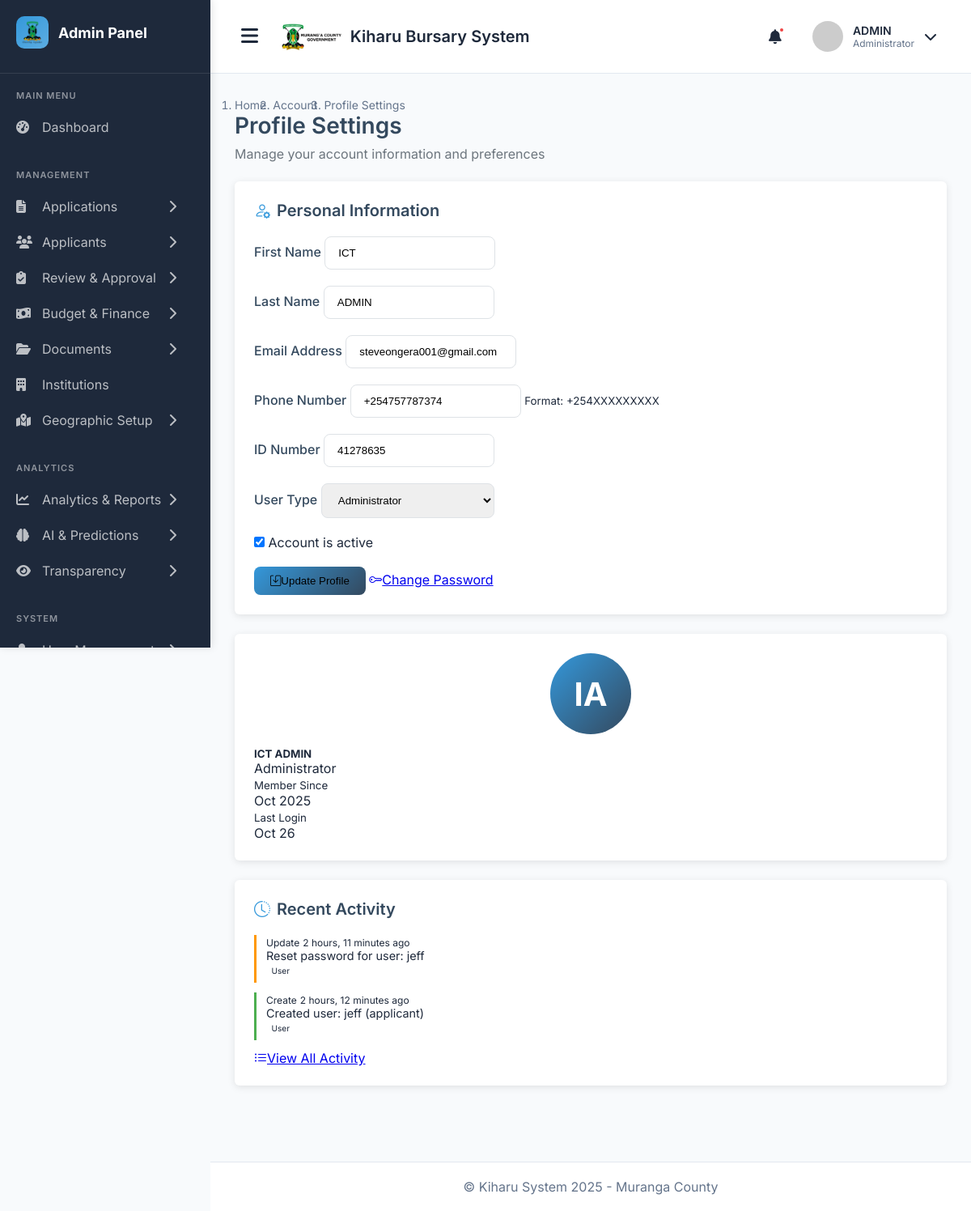
Screenshot of /admin-profile/ (signed in) with the database file from the repository.
### main_application/models.py (models this page shows, shortened)
class User(AbstractUser):
    USER_TYPES = (
        ('applicant', 'Applicant'),
        ('admin', 'Administrator'),
        ('reviewer', 'Application Reviewer'),
        ('finance', 'Finance Officer'),
        ('county_admin', 'County Administrator'),
        ('constituency_admin', 'Constituency Administrator'),
        ('ward_admin', 'Ward Administrator'),
    )
    user_type = models.CharField(max_length=25, choices=USER_TYPES, default='applicant')
    id_number = models.CharField(max_length=20, unique=True, null=True, blank=True)
    phone_regex = RegexValidator(
        regex=r'^\+254\d{9}$',
        message="Phone number must be entered in the format: '+254XXXXXXXXX'. Exactly 12 digits including country code."
    )
    phone_number = models.CharField(validators=[phone_regex], max_length=17, blank=True)

class AuditLog(models.Model):
    ACTION_TYPES = (
        ('create', 'Create'),
        ('update', 'Update'),
        ('delete', 'Delete'),
        ('view', 'View'),
        ('approve', 'Approve'),
        ('reject', 'Reject'),
        ('disburse', 'Disburse'),
        ('login', 'Login'),
        ('logout', 'Logout'),
        ('export', 'Export Data'),
        ('print', 'Print Document'),
    )
    user = models.ForeignKey(
        User,
        on_delete=models.SET_NULL,
        null=True,
        related_name='audit_logs'
    )
    action = models.CharField(max_length=20, choices=ACTION_TYPES)
    table_affected = models.CharField(max_length=100)
    record_id = models.CharField(max_length=100, blank=True, null=True)
    description = models.TextField()
    ip_address = models.GenericIPAddressField()
    user_agent = models.TextField(blank=True, null=True)
    old_values = models.JSONField(blank=True, null=True)
    new_values = models.JSONField(blank=True, null=True)
    timestamp = models.DateTimeField(auto_now_add=True)
    class Meta:
        ordering = ['-timestamp']

### main_application/views.py (the view)
# urls.py: path('admin-profile/', views.admin_profile_settings, name='admin_profile_settings'),
@login_required
@user_passes_test(is_admin_or_staff)
def admin_profile_settings(request):
    user = request.user
    if request.method == 'POST':
        form = AdminProfileForm(request.POST, instance=user)
        if form.is_valid():
            form.save()
            messages.success(request, 'Profile updated successfully!')
            AuditLog.objects.create(
                user=request.user,
                action='update',
                table_affected='User',
                record_id=str(user.id),
                description=f'Updated profile information',
                ip_address=request.META.get('REMOTE_ADDR', '127.0.0.1')
            )
            return redirect('admin_profile_settings')
    else:
        form = AdminProfileForm(instance=user)
    recent_activities = AuditLog.objects.filter(user=user).order_by('-timestamp')[:10]
    context = {
        'form': form,
        'user': user,
        'recent_activities': recent_activities,
        'page_title': 'Profile Settings',
    }
    return render(request, 'admin/profile_settings.html', context)

### main_application/views.py (called while the page is built)
def is_admin_or_staff(user):
    return user.is_authenticated and (user.is_staff or user.user_type in ['admin', 'reviewer', 'finance'])

### templates/admin/profile_settings.html (shortened to what this page needs)
{% extends 'admin_base.html' %}
{% load static %}
{% block content %}
<div class="container-fluid">
    <div class="row">
        <div class="col-12">
            <nav aria-label="breadcrumb">
            <ol class="breadcrumb mb-3">
                <li class="breadcrumb-item">
                <a href="{% url 'admin_dashboard' %}">Home</a>
                </li>
                <li class="breadcrumb-item">
                <a href="#">Account</a>
                </li>
                <li class="breadcrumb-item active" aria-current="page">
                Profile Settings
                </li>
            </ol>
            </nav>
            <div class="page-header">
                <h4 class="page-title">Profile Settings</h4>
                <p class="page-subtitle">Manage your account information and preferences</p>
            </div>
        </div>
    </div>
    <div class="row">
        <div class="col-lg-8">
            <div class="profile-card">
                <h4 class="card-title">
                    <i class="bi bi-person-gear"></i>
                    Personal Information
                </h4>
                <form method="post" class="needs-validation" novalidate>
                    <div class="row">
                        <div class="col-md-6">
                            <div class="form-group">
                                <label class="form-label">First Name</label>
                                {{ form.first_name }}
                            </div>
                        </div>
                        <div class="col-md-6">
                            <div class="form-group">
                                <label class="form-label">Last Name</label>
                                {{ form.last_name }}
                            </div>
                        </div>
                    </div>
                    <div class="row">
                        <div class="col-md-6">
                            <div class="form-group">
                                <label class="form-label">Email Address</label>
                                {{ form.email }}
                            </div>
                        </div>
                        <div class="col-md-6">
                            <div class="form-group">
                                <label class="form-label">Phone Number</label>
                                {{ form.phone_number }}
                                <small class="form-text text-muted">Format: +254XXXXXXXXX</small>
                            </div>
                        </div>
                    </div>
                    <div class="row">
                        <div class="col-md-6">
                            <div class="form-group">
                                <label class="form-label">ID Number</label>
                                {{ form.id_number }}
                            </div>
                        </div>
                        <div class="col-md-6">
                            <div class="form-group">
                                <label class="form-label">User Type</label>
                                {{ form.user_type }}
                            </div>
                        </div>
                    </div>
                    <div class="form-group">
                        <div class="form-check">
                            {{ form.is_active }}
                            <label class="form-check-label" for="{{ form.is_active.id_for_label }}">
                                Account is active
                            </label>
                        </div>
                    </div>
                    <div class="form-actions">
                        <button type="submit" class="btn btn-primary">
                            <i class="bi bi-save me-2"></i>Update Profile
                        </button>
                        <a href="{% url 'admin_security_audit' %}" class="btn btn-outline-secondary ms-2">
                            <i class="bi bi-key me-2"></i>Change Password
                        </a>
                    </div>
                </form>
            </div>
        </div>
        <div class="col-lg-4">
            <div class="profile-card text-center">
                <div class="profile-avatar">
                    {{ user.first_name.0|default:"U" }}{{ user.last_name.0|default:"" }}
                </div>
                <h5>{{ user.first_name }} {{ user.last_name }}</h5>
                <p class="text-muted">{{ user.get_user_type_display }}</p>
                <div class="row text-center">
                    <div class="col-6">
                        <small class="text-muted">Member Since</small>
                        <div class="fw-bold">{{ user.date_joined|date:"M Y" }}</div>
                    </div>
                    <div class="col-6">
                        <small class="text-muted">Last Login</small>
                        <div class="fw-bold">{{ user.last_login|date:"M d" }}</div>
                    </div>
                </div>
            </div>
            <div class="profile-card">
                <h5 class="card-title">
                    <i class="bi bi-clock-history"></i>
                    Recent Activity
                </h5>
                {% if recent_activities %}
                    <div class="activity-scroll-container">
                        {% for activity in recent_activities %}
                            <div class="activity-item {{ activity.action }}">
                                <div class="d-flex justify-content-between">
                                    <small class="fw-bold">{{ activity.get_action_display }}</small>
                                    <small class="text-muted">{{ activity.timestamp|timesince }} ago</small>
                                </div>
                                <div class="text-muted small">
                                    {{ activity.description|truncatechars:50 }}
                                </div>
                                {% if activity.table_affected %}
                                    <small class="badge bg-light text-dark">{{ activity.table_affected }}</small>
                                {% endif %}
                            </div>
                        {% endfor %}
                    </div>
                    <div class="text-center mt-3">
                        <a href="{% url 'admin_security_audit' %}" class="btn btn-sm btn-outline-primary">
                            <i class="bi bi-list-ul me-1"></i>View All Activity
                        </a>
                    </div>
                {% else %}
                    <div class="text-center text-muted py-3">
                        <i class="bi bi-inbox fa-2x mb-2" style="font-size: 2rem;"></i>
                        <p>No recent activity</p>
                    </div>
                {% endif %}
            </div>
        </div>
    </div>
</div>
{% endblock %}

### templates/admin_base.html (style rules this page uses)
* { margin: 0; padding: 0; box-sizing: border-box; }
:root { --primary-color: #3498db; --primary-hover: #2980b9; --sidebar-bg: #1E293B; --sidebar-hover: #334155; --main-bg: #F8FAFC; --card-bg: #FFFFFF; --text-primary: #1E293B; --text-secondary: #64748B; --border-color: #E2E8F0; --success-color: #10B981; --danger-color: #EF4444; --warning-color: #F59E0B; }
body { font-family: 'Inter', sans-serif; background-color: var(--main-bg); color: var(--text-primary); overflow-x: hidden; }
.page-header { margin-bottom: 30px; }
.page-title { font-size: 28px; font-weight: 700; margin-bottom: 8px; }
.breadcrumb { display: flex; gap: 8px; color: var(--text-secondary); font-size: 14px; }
.breadcrumb a { color: var(--text-secondary); text-decoration: none; }

### templates/admin/profile_settings.html (style rules this page uses)
:root { --primary-color: #3498db; --secondary-color: #34495e; }
.profile-card { background: white; border-radius: 6px; box-shadow: 0 2px 10px rgba(0,0,0,0.1); padding: 1.5rem; margin-bottom: 1.5rem; }
.profile-avatar { width: 100px; height: 100px; border-radius: 50%; background: linear-gradient(135deg, var(--primary-color) 0%, var(--secondary-color) 100%); display: flex; align-items: center; justify-content: center; font-size: 2.5rem; color: white; margin: 0 auto 1rem; font-weight: bold; }
.activity-scroll-container { max-height: 300px; overflow-y: auto; padding-right: 5px; }
.activity-item { border-left: 3px solid #e3f2fd; padding-left: 0.75rem; margin-bottom: 0.75rem; padding-bottom: 0.5rem; font-size: 0.9rem; }
.activity-item.create { border-left-color: #4caf50; }
.activity-item.update { border-left-color: #ff9800; }
.form-group { margin-bottom: 1.25rem; }
.btn-primary { background: linear-gradient(135deg, var(--primary-color) 0%, var(--secondary-color) 100%); border: none; border-radius: 8px; padding: 10px 20px; }
.page-header { margin-bottom: 1.5rem; }
.page-title { color: var(--secondary-color); font-weight: 600; }
.page-subtitle { color: #6c757d; font-size: 1rem; }
.card-title { color: var(--secondary-color); font-weight: 600; font-size: 1.25rem; display: flex; align-items: center; margin-bottom: 1.25rem; }
.card-title i { color: var(--primary-color); margin-right: 0.5rem; }
.form-label { font-weight: 500; color: var(--secondary-color); margin-bottom: 0.5rem; }
.form-control, .form-select { border-radius: 8px; padding: 0.75rem 1rem; border: 1px solid #dee2e6; }
.badge { font-size: 0.7em; padding: 0.35em 0.65em; }

### rows the page displays
User: first_name "ICT", last_name "ADMIN", email "steveongera001@gmail.com", phone_number "+254757787374", id_number "41278635", user_type "Administrator", is_active "☑", first_name.0 "I", last_name.0 "A", date_joined "Oct 2025", last_login "Oct 26"
AuditLog: action "Update", timestamp "2 hours, 11 minutes", description "Reset password for user: jeff", table_affected "User"
AuditLog: action "Create", timestamp "2 hours, 12 minutes", description "Created user: jeff (applicant)", table_affected "User"
